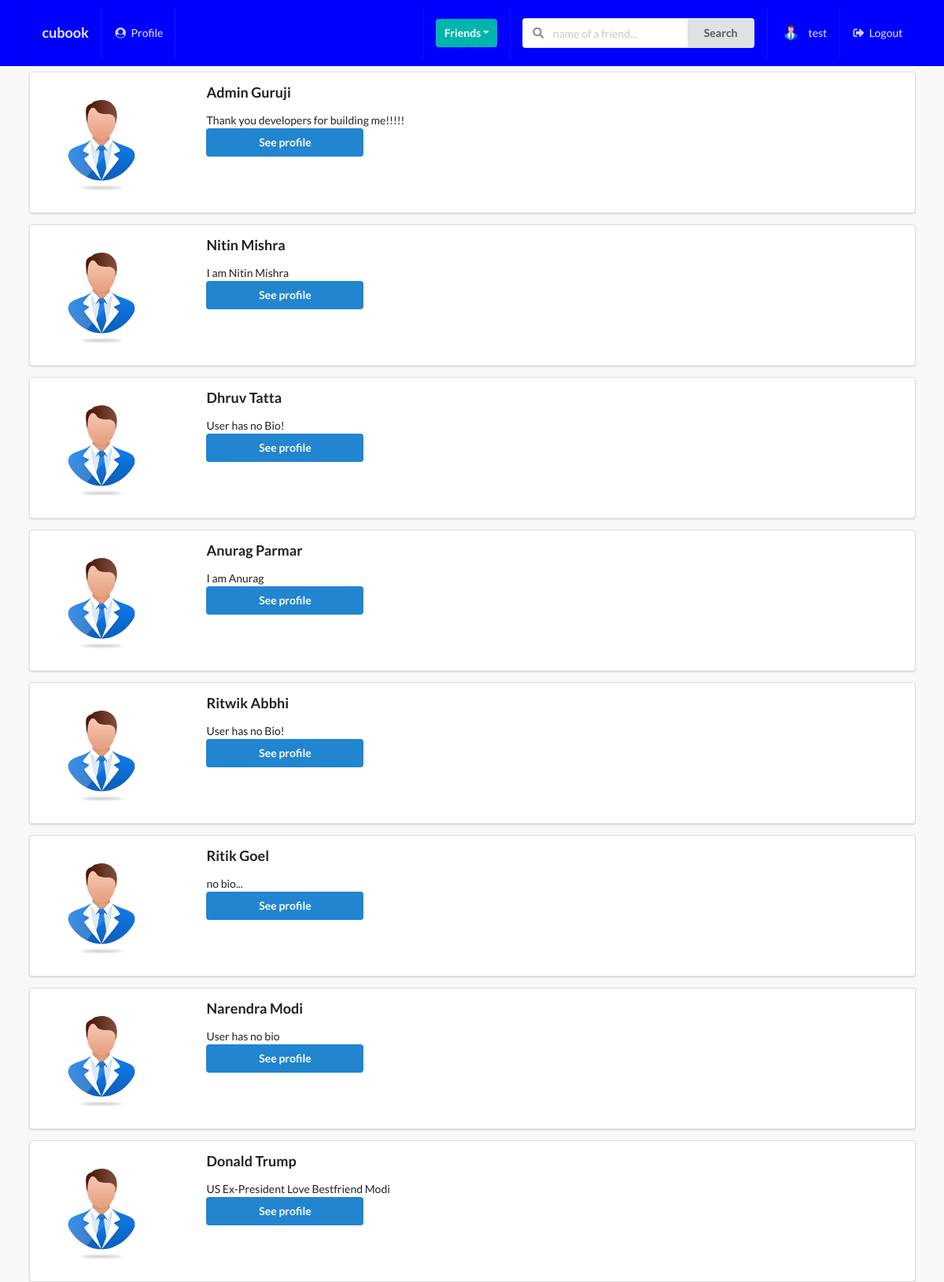
The app's page /profiles/to-invite/ (signed in) with its own data.
### profiles/models.py (models this page shows, shortened)
class Profile(models.Model):
    first_name = models.CharField(max_length=200, blank=True)
    last_name = models.CharField(max_length=200, blank=True)
    user = models.OneToOneField(User, on_delete=models.CASCADE)
    bio = models.TextField(default="User has no bio ", max_length=300)
    email = models.EmailField(max_length=200, blank=True)
    country = models.CharField(max_length=200, blank=True)
    avatar = models.ImageField(default='avatar.png', upload_to='avatars/')
    friends = models.ManyToManyField(User, blank=True, related_name='friends')
    slug = models.SlugField(unique=True, blank=True)
    updated = models.DateTimeField(auto_now=True)
    created = models.DateTimeField(auto_now_add=True)
    objects = ProfileManager()
    def __str__(self):
        return f"{self.user.username}-{self.created.strftime('%d-%m-%Y')}"
    def get_absolute_url(self):
        return reverse("profiles:profile-detail-view", kwargs={"slug": self.slug})
    __initial_first_name = None
    __initial_last_name = None
    def __init__(self, *args, **kwargs):
        super().__init__(*args, **kwargs)
        self.__initial_first_name = self.first_name
        self.__initial_last_name = self.last_name

### profiles/views.py (the view)
# urls.py: path('to-invite/', invite_profiles_list_view,name='invite-profiles-view'),
@login_required
def invite_profiles_list_view(request):
    user = request.user
    qs = Profile.objects.get_all_profiles_to_invite(user)
    context = {'qs': qs}
    return render(request, 'profiles/to_invite_list.html', context)

### profiles/context_processors.py (called while the page is built)
def profile_pic(request):
    if request.user.is_authenticated:
        profile_obj = Profile.objects.get(user=request.user)
        pic = profile_obj.avatar
        return {'picture': pic}
    return{}

def invitations_received_no(request):
    if request.user.is_authenticated:
        profile_obj = Profile.objects.get(user=request.user)
        qs_count = Relationship.objects.invitations_received(profile_obj).count()
        return {'invites_num': qs_count}
    return{}

### profiles/models.py (called while the page is built)
    def get_all_profiles_to_invite(self, sender):
        profiles = Profile.objects.all().exclude(user=sender)
        profile = Profile.objects.get(user=sender)
        qs = Relationship.objects.filter(Q(sender=profile) | Q(receiver=profile))
        print(qs)
        accepted = set([])
        for rel in qs:
            if rel.status == 'accepted':
                accepted.add(rel.receiver)
                accepted.add(rel.sender)
        print(accepted)
        available = [profile for profile in profiles if profile not in accepted]
        print(available)
        return available

    def invitations_received(self, receiver):
        qs = Relationship.objects.filter(receiver=receiver, status='send')
        return qs

### profiles/templates/profiles/to_invite_list.html (shortened to what this page needs)
{% extends 'base.html' %}
{% block content %}
    {% for item in qs %}
        <div class="ui segment">
            <div class="ui grid">
                <div class="row">
                    <div class="three wide column">
                        <img class="ui small circular image" src={{item.avatar.url}}>
                    </div>
                    <div class="thirteen wide column">
                        <h3>{{item.first_name}}  {{item.last_name}}</h3>
                        <p>{{item.bio}}</h3>
                        <br>
                        <a href={{item.get_absolute_url}}>
                            <button class="ui primary button w-big mb-5">See profile</button>
                    </div>
                </div>
            </div>
        </div>
    {% endfor %}
{% endblock content %}

### templates/main/navbar.html (shortened to what this page needs)
{% url 'posts:main-post-view' as path_to_posts %}
{% url 'profiles:my-profile-view' as path_to_profile %}
<div class="ui inverted menu nav mb-7">
    <div class="ui container">
      <a href="{{path_to_posts}}" class="{% if request.path == path_to_posts %}  {% endif %}item">
          <h3>cubook</h3>
      </a>
      {% if request.user.is_authenticated %}
      <a href="{{path_to_profile}}" class="{% if request.path == path_to_profile %} active {% endif %}item">
         <i class="user circle icon"></i> Profile
      </a>
      {% endif %}
      <div class="right menu">
          {% if request.user.is_authenticated %}
          <div class="item">
              <div class="ui floating dropdown icon button teal"> Friends
                  <i class="dropdown icon"></i>
               </div>
          </div>
               <div class="item">
                <form action="" method="GET">
                  <div class="ui action left icon input">
                  <input class="prompt" type="text" name='q' placeholder="name of a friend...">
                  <button type='submit' class="ui button">Search</button>
                  </div>
              </form>
              </div>
              <a href="{{path_to_profile}}" class="item">
                   <img src={{picture.url}} class="ui avatar image">&nbsp;
                   {{ request.user }}
              </a>
              <a href="{% url 'account_logout' %}" class="ui item">
                 <i class="sign out alternate icon"></i> Logout
              </a>
          {% else %}
          <a href="{% url 'account_login' %}" class="ui item">
                 <i class="sign in alternate icon"></i> Login
              </a>
          {% endif %}
      </div>
    </div>
  </div>

### static_project/style.css (style rules this page uses)
body { background: #f8f8f8 !important; }
.nav { border-radius: 0px !important; padding: 10px 0 10px 0 !important; background-color: #0000ff !important; }
.mb-7 { margin-bottom: 7px !important; }
.mb-5 { margin-bottom: 5px !important; }
.w-big { width: 200px !important; }

### records on screen
Profile: avatar (placeholder picture), first_name "Admin", last_name "Guruji", bio "Thank you developers for building me!!!!!"
Profile: avatar (placeholder picture), first_name "Nitin", last_name "Mishra", bio "I am Nitin Mishra"
Profile: avatar (placeholder picture), first_name "Dhruv", last_name "Tatta", bio "User has no Bio!"
Profile: avatar (placeholder picture), first_name "Anurag", last_name "Parmar", bio "I am Anurag"
Profile: avatar (placeholder picture), first_name "Ritwik", last_name "Abbhi", bio "User has no Bio!"
Profile: avatar (placeholder picture), first_name "Ritik", last_name "Goel", bio "no bio..."
Profile: avatar (placeholder picture), first_name "Narendra", last_name "Modi", bio "User has no bio"
Profile: avatar (placeholder picture), first_name "Donald", last_name "Trump", bio "US Ex-President Love Bestfriend Modi"

### other values on screen
{{ request.user }} "test"
